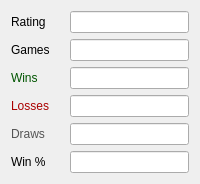
                 <widget class="QWidget" name="qWidgetRapid">
                  <attribute name="title">
                   <string>Rapid ⌛</string>
                  </attribute>
                  <layout class="QGridLayout" name="gridLayout_10">
                   <item row="0" column="0">
                    <layout class="QGridLayout" name="gridLayoutRapid">
                     <property name="horizontalSpacing">
                      <number>20</number>
                     </property>
                     <item row="5" column="1">
                      <widget class="QLineEdit" name="lineEditRapidDraws">
                       <property name="readOnly">
                        <bool>true</bool>
                       </property>
                      </widget>
                     </item>
                     <item row="1" column="1">
                      <widget class="QLineEdit" name="lineEditRapidGames">
                       <property name="readOnly">
                        <bool>true</bool>
                       </property>
                      </widget>
                     </item>
                     <item row="4" column="1">
                      <widget class="QLineEdit" name="lineEditRapidLosses">
                       <property name="readOnly">
                        <bool>true</bool>
                       </property>
                      </widget>
                     </item>
                     <item row="3" column="1">
                      <widget class="QLineEdit" name="lineEditRapidWins">
                       <property name="readOnly">
                        <bool>true</bool>
                       </property>
                      </widget>
                     </item>
                     <item row="1" column="0">
                      <widget class="QLabel" name="labelRapidGames">
                       <property name="text">
                        <string>Games</string>
                       </property>
                      </widget>
                     </item>
                     <item row="6" column="1">
                      <widget class="QLineEdit" name="lineEditRapidWinrate">
                       <property name="readOnly">
                        <bool>true</bool>
                       </property>
                      </widget>
                     </item>
                     <item row="5" column="0">
                      <widget class="QLabel" name="labelRapidDraws">
                       <property name="palette">
                        <palette>
                         <active>
                          <colorrole role="WindowText">
                           <brush brushstyle="SolidPattern">
                            <color alpha="255">
                             <red>84</red>
                             <green>84</green>
                             <blue>84</blue>
                            </color>
                           </brush>
                          </colorrole>
                         </active>
                         <inactive>
                          <colorrole role="WindowText">
                           <brush brushstyle="SolidPattern">
                            <color alpha="255">
                             <red>84</red>
                             <green>84</green>
                             <blue>84</blue>
                            </color>
                           </brush>
                          </colorrole>
                         </inactive>
                         <disabled>
                          <colorrole role="WindowText">
                           <brush brushstyle="SolidPattern">
                            <color alpha="255">
                             <red>120</red>
                             <green>120</green>
                             <blue>120</blue>
                            </color>
                           </brush>
                          </colorrole>
                         </disabled>
                        </palette>
                       </property>
                       <property name="text">
                        <string>Draws</string>
                       </property>
                      </widget>
                     </item>
                     <item row="6" column="0">
                      <widget class="QLabel" name="labelRapidWinrate">
                       <property name="text">
                        <string>Win %</string>
                       </property>
                      </widget>
                     </item>
                     <item row="3" column="0">
                      <widget class="QLabel" name="labelRapidWins">
                       <property name="palette">
                        <palette>
                         <active>
                          <colorrole role="WindowText">
                           <brush brushstyle="SolidPattern">
                            <color alpha="255">
                             <red>0</red>
                             <green>85</green>
                             <blue>0</blue>
                            </color>
                           </brush>
                          </colorrole>
                         </active>
                         <inactive>
                          <colorrole role="WindowText">
                           <brush brushstyle="SolidPattern">
                            <color alpha="255">
                             <red>0</red>
                             <green>85</green>
                             <blue>0</blue>
                            </color>
                           </brush>
                          </colorrole>
                         </inactive>
                         <disabled>
                          <colorrole role="WindowText">
                           <brush brushstyle="SolidPattern">
                            <color alpha="255">
                             <red>120</red>
                             <green>120</green>
                             <blue>120</blue>
                            </color>
                           </brush>
                          </colorrole>
                         </disabled>
                        </palette>
                       </property>
                       <property name="text">
                        <string>Wins</string>
                       </property>
                      </widget>
                     </item>
                     <item row="4" column="0">
                      <widget class="QLabel" name="labelRapidLosses">
                       <property name="palette">
                        <palette>
                         <active>
                          <colorrole role="WindowText">
                           <brush brushstyle="SolidPattern">
                            <color alpha="255">
                             <red>170</red>
                             <green>0</green>
                             <blue>0</blue>
                            </color>
                           </brush>
                          </colorrole>
                         </active>
                         <inactive>
                          <colorrole role="WindowText">
                           <brush brushstyle="SolidPattern">
                            <color alpha="255">
                             <red>170</red>
                             <green>0</green>
                             <blue>0</blue>
                            </color>
                           </brush>
                          </colorrole>
                         </inactive>
                         <disabled>
                          <colorrole role="WindowText">
                           <brush brushstyle="SolidPattern">
                            <color alpha="255">
                             <red>120</red>
                             <green>120</green>
                             <blue>120</blue>
                            </color>
                           </brush>
                          </colorrole>
                         </disabled>
                        </palette>
                       </property>
                       <property name="text">
                        <string>Losses</string>
                       </property>
                      </widget>
                     </item>
                     <item row="0" column="0">
                      <widget class="QLabel" name="labelRapidRating">
                       <property name="text">
                        <string>Rating</string>
                       </property>
                      </widget>
                     </item>
                     <item row="0" column="1">
                      <widget class="QLineEdit" name="lineEditRapidRating">
                       <property name="readOnly">
                        <bool>true</bool>
                       </property>
                      </widget>
                     </item>
                    </layout>
                   </item>
                  </layout>
                 </widget>
